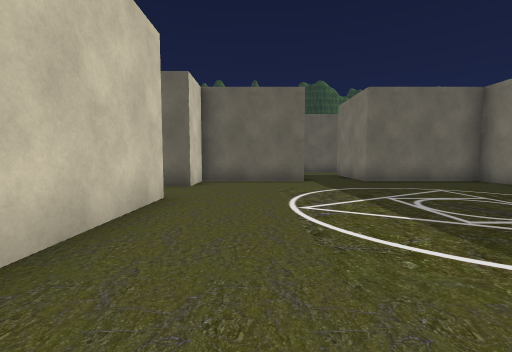
view 1 (above)

24 first-person views from a walk through a 3-D level made in the Unity game engine. The camera is 1.5 m above the floor, tilts 4° down and sees 90° across. The floor is counted in squares, 2 m on a side. Each view is taken from the middle of a square. On the plan, view 1 faces up. The plan holds only what a view shows up to about 9 squares ahead; the rest is blank. The place goes on beyond the plan. The player character is not drawn. Some surface patterns are stand-ins.

view 2
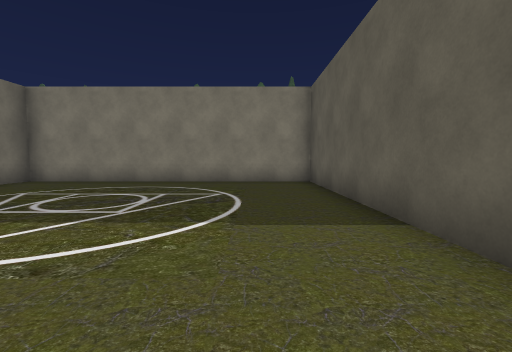

view 3
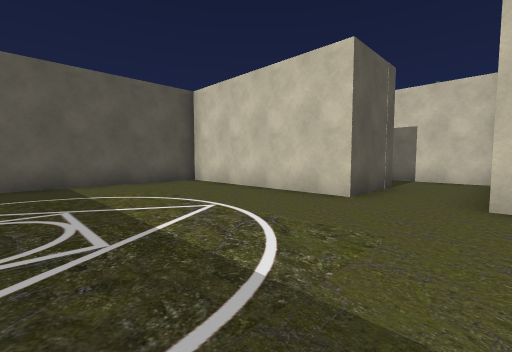

view 4
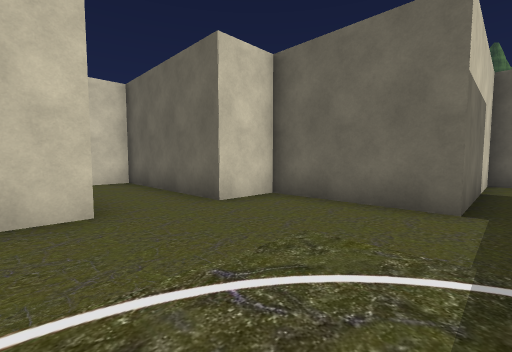

view 5
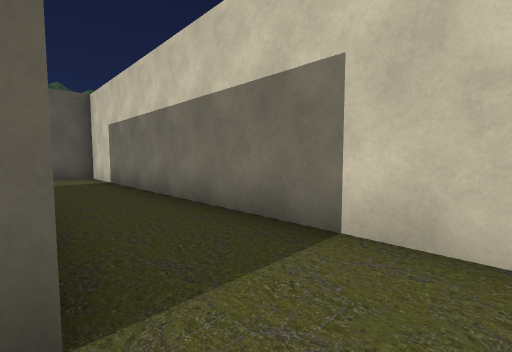

view 6
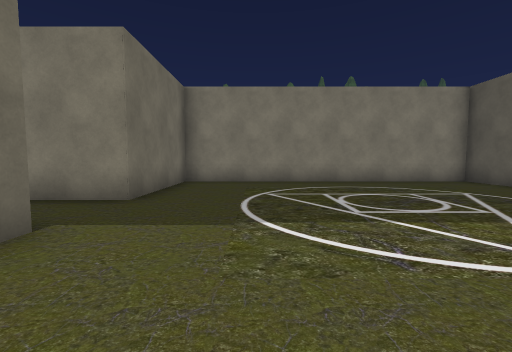

view 7
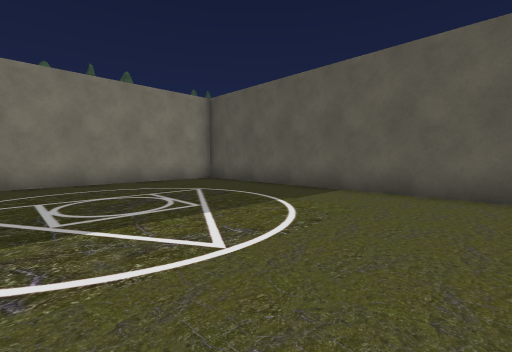

view 8
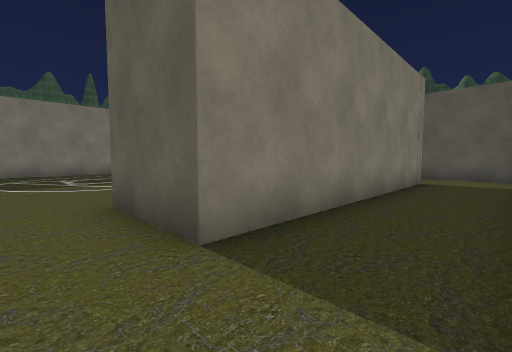

view 9
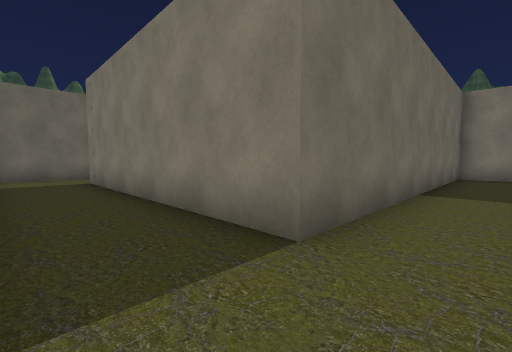

view 10
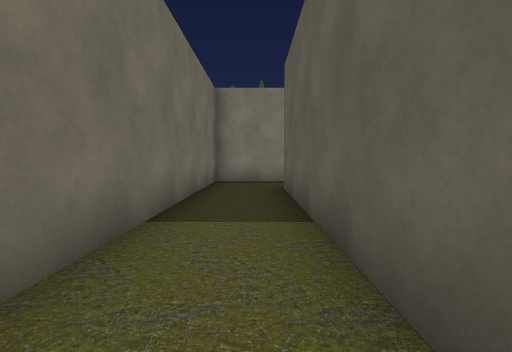

view 11
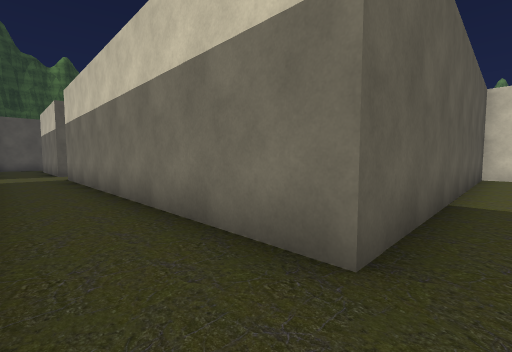

view 12
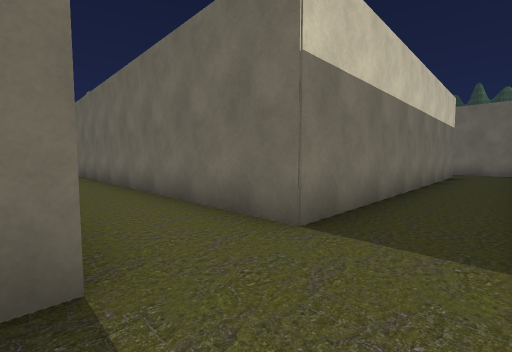

view 13
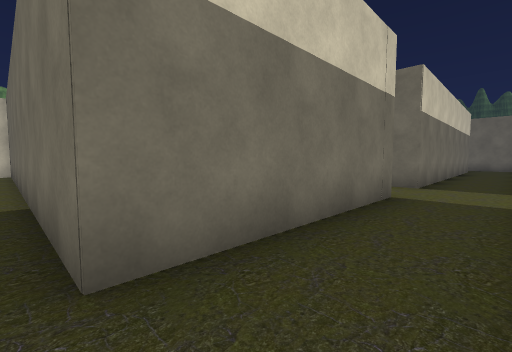

view 14
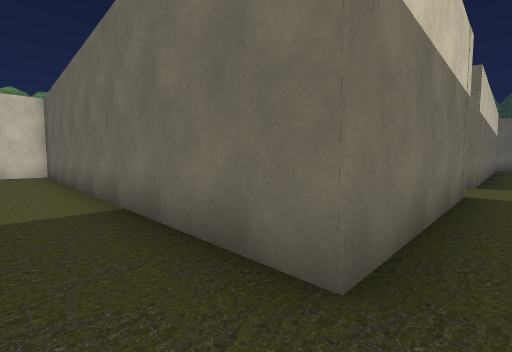

view 15
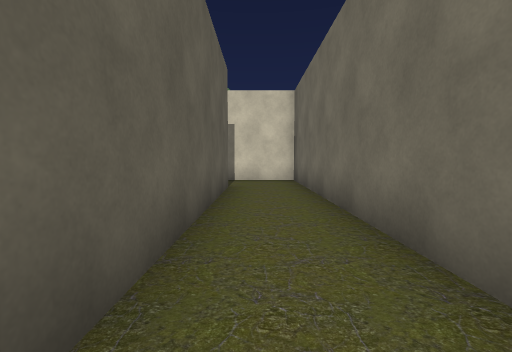

view 16
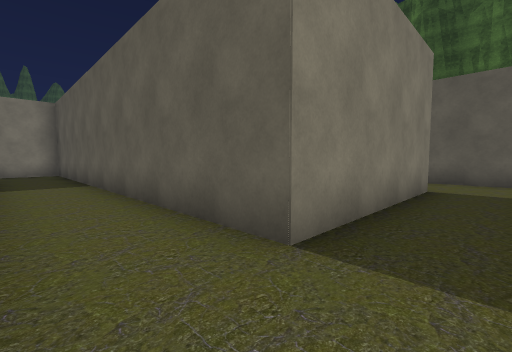

view 17
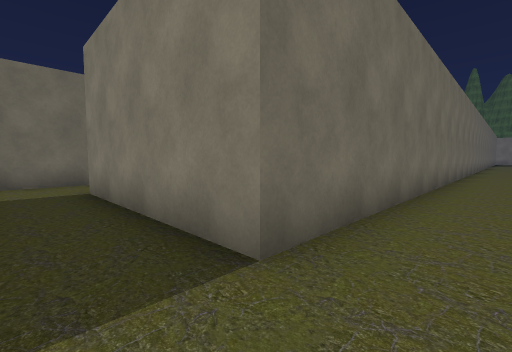

view 18
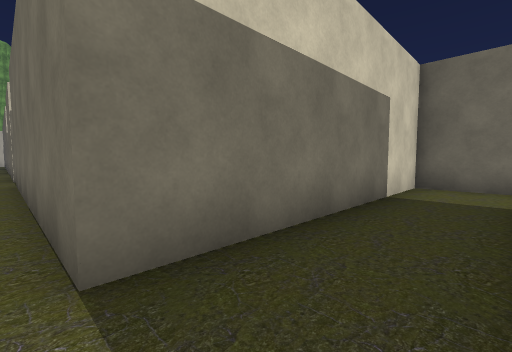

view 19
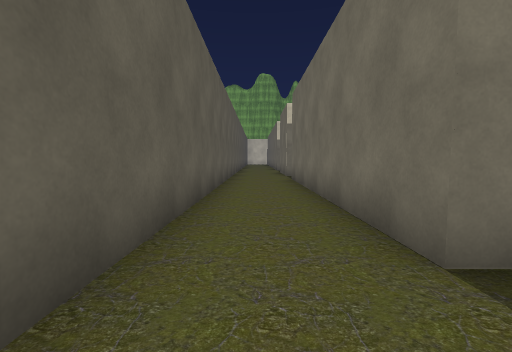

view 20
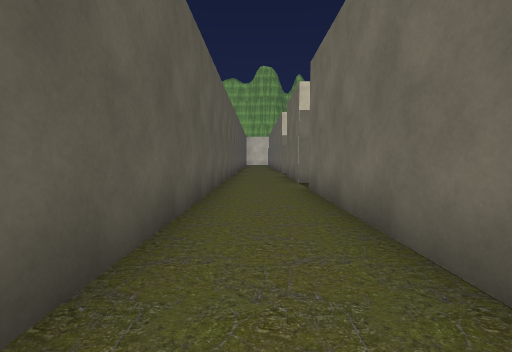

view 21
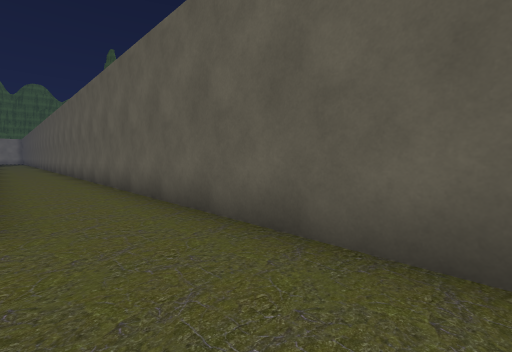

view 22
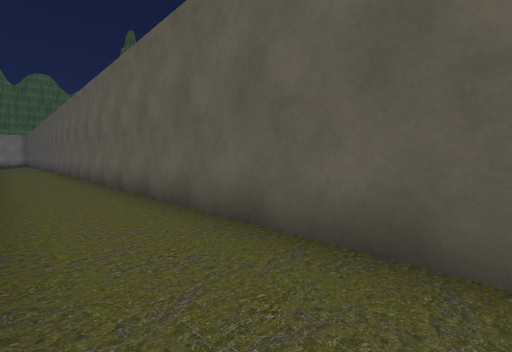

view 23
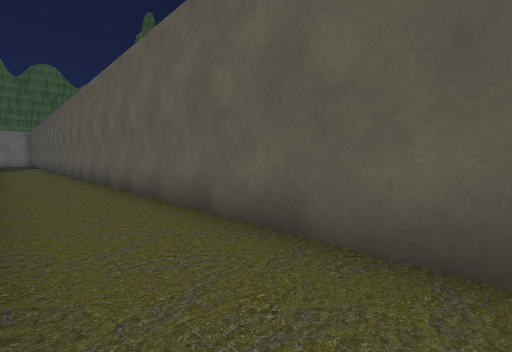

view 24
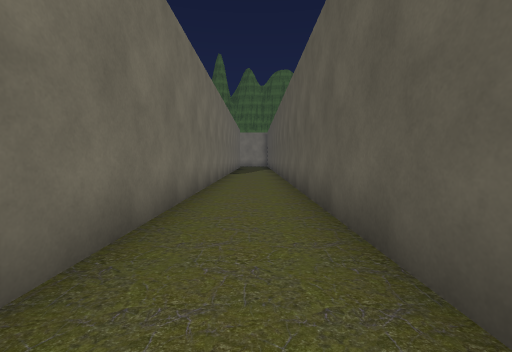

### Floor plan
Points are (right, up) in squares from view 1. A wall is a line through its corners. A room is listed if a view was taken in it or the views show most of it. See-through windows are left out.
Room 1 (views 1, 2, 3, 4, 5, 6, 7)
walls: (1.6, 9.5) (1.6, 8.3) (-1.7, 8.3) (-1.7, 6.8) (-4.4, 6.8); (-4.1, 4.8) (-1.7, 4.8) (-1.7, -0.7) (7.2, -0.7) (7.2, 8.3) (3.6, 8.3) (3.6, 9.5)
ways out: opening at (-5, 6) to room 2
Room 2 (views 8, 9, 10, 11, 12, 13, 14, 15, 16, 17, 18, 19, 20, 21, 22, 23, 24)
walls: (3.4, -16.6) (3.4, -21.7) (-8.7, -21.7) (-8.7, -28.7) (-16.2, -28.7); (5.4, -5) (5.4, -2.7) (-4.1, -2.7) (-4.1, 4.8); (3.5, -28.7) (-6.7, -28.7) (-6.7, -23.7) (3, -23.7); (-16.5, -31) (17.9, -31); (18, -28.7) (10.2, -28.7); (-4.4, 6.8) (-6.4, 6.8) (-6.4, -4.7) (3.4, -4.7) (3.4, -14.7) (-5.5, -14.7)
ways out: opening at (-5, 6) to room 1

Where each view was taken, in squares from view 1:
view 1: 0 up, 0 right, facing up
view 2: 1 up, 1 left, facing right
view 3: 7 up, 3 right, facing down-left
view 4: 4 up, 2 right, facing up-left
view 5: 6 up, 4 left, facing down-left
view 6: 6 up, 1 left, facing right
view 7: 5 up, 1 left, facing down-right
view 8: 6 up, 6 left, facing down-right
view 9: 4 down, 6 left, facing up-right
view 10: 4 down, 3 left, facing right
view 11: 4 down, 5 right, facing down-left
view 12: 17 down, 5 right, facing up-left
view 13: 22 down, 5 right, facing up-left
view 14: 23 down, 4 right, facing up-left
view 15: 23 down, 0 right, facing left
view 16: 22 down, 8 left, facing down-right
view 17: 30 down, 8 left, facing up-right
view 18: 29 down, 7 left, facing up-left
view 19: 30 down, 7 left, facing left
view 20: 30 down, 10 left, facing left
view 21: 29 down, 10 left, facing down-right
view 22: 29 down, 3 left, facing down-right
view 23: 29 down, 2 right, facing down-right
view 24: 30 down, 9 right, facing right
